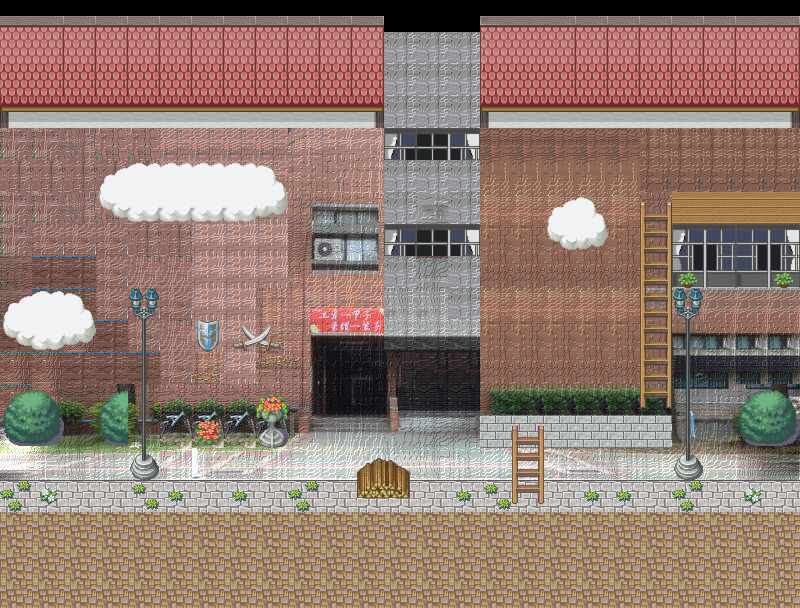

A level layout from a 2D game, rendered from its tile map. Below: a short description, then the map file with tile-grid data replaced by summaries:
An orthogonal 25x19 tile map with 32x32 px tiles, 5 tile layers (collisionLayer, layer1, layer2, layer3, ...), 3 tilesets and 14 objects.

<map version="1.0" orientation="orthogonal" renderorder="right-down" width="25" height="19" tilewidth="32" tileheight="32" nextobjectid="17">
 <tileset firstgid="1" name="IIMfront_fixed" tilewidth="32" tileheight="32" tilecount="475" columns="25">
  <image source="IIMfront_fixed.jpg" trans="ff00ff" width="800" height="608" />
 </tileset>
 <tileset firstgid="476" name="2" tilewidth="32" tileheight="32" tilecount="1544" columns="8">
  <image source="2.png" trans="ff00ff" width="256" height="6176" />
 </tileset>
 <tileset firstgid="2020" name="campus" tilewidth="32" tileheight="32" tilecount="312" columns="8">
  <image source="campus.png" trans="ff00ff" width="256" height="1248" />
 </tileset>
 <layer name="collisionLayer" width="25" height="19">
  <data>[475 cells, 73 non-empty, 1 distinct tile ids]</data>
 </layer>
 <layer name="layer1" width="25" height="19">
  <data>[475 cells, 450 non-empty, 171 distinct tile ids]</data>
 </layer>
 <layer name="layer2" width="25" height="19">
  <data>[475 cells, 169 non-empty, 43 distinct tile ids]</data>
 </layer>
 <layer name="layer3" width="25" height="19">
  <data>[475 cells, 22 non-empty, 6 distinct tile ids]</data>
 </layer>
 <objectgroup name="object">
  <object id="2" x="99" y="191">
   <polyline points="0,0 188,1 188,21 145,32 30,30 10,21 -3,-2" />
  </object>
  <object id="3" x="1" y="319">
   <polygon points="0,0 93,1 92,18 74,26 38,32 15,23 6,18" />
  </object>
  <object id="4" x="545" y="225">
   <polygon points="0,0 61,-2 63,10 56,23 38,27 17,26 3,14" />
  </object>
  <object id="5" x="-1" y="479" width="801" height="31" />
  <object id="6" x="670" y="193" width="131" height="31" />
  <object id="7" x="382" y="193" width="97" height="31" />
  <object id="8" x="-2" y="87" width="386" height="23" />
  <object id="9" x="481" y="87.5" width="319" height="23" />
  <object id="11" x="129" y="287">
   <polygon points="0,0 31,1 29,27 15,32 1,24" />
  </object>
  <object id="12" x="673" y="287">
   <polygon points="0,0 31,1 29,27 15,32 1,24" />
  </object>
  <object id="13" x="141" y="319" width="6" height="71" />
  <object id="14" x="686" y="320.5" width="6" height="71" />
  <object id="15" x="355" y="471">
   <polygon points="0,0 23,-14 40,-9 54,-1 54,9 -1,7" />
  </object>
  <object id="16" x="479.958" y="415.348" width="191.192" height="31.6456" />
 </objectgroup>
 <layer name="stairs" width="25" height="19">
  <data>[475 cells, 10 non-empty, 6 distinct tile ids]</data>
 </layer>
</map>
